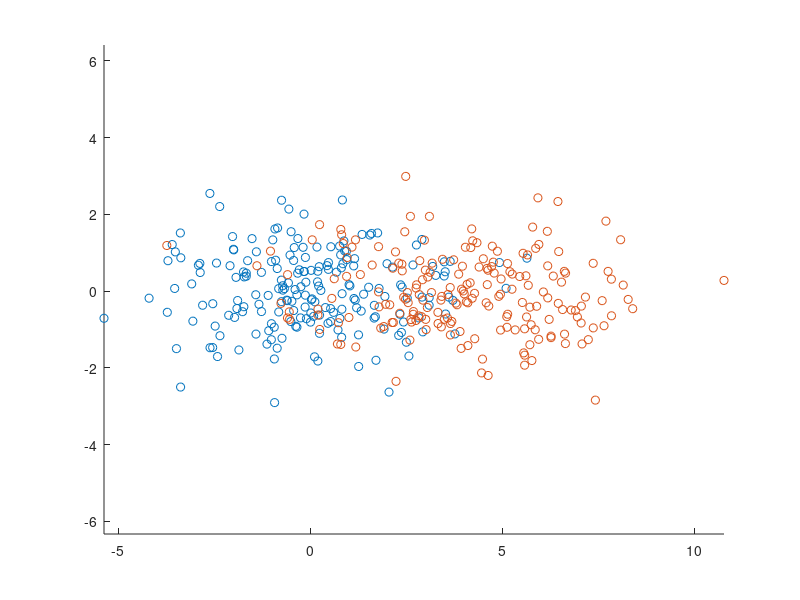

This figure's MATLAB source: (Note: this script raises an error after producing the figure.)
function test_snr()
addpath('/Users/gkour/drive/PhD/events_analysis/Neural Decoding')

test_distant_geometries_orthogonal_vs_parallel()
%test_overlapping_geometries()
%test_biased_geometries()

end


function test_distant_geometries_orthogonal_vs_parallel()
    
    cov(:,:,1) = [4, 0; 0, 1];
    cov(:,:,2) = [1, 0; 0, 4];
    
    for i=1:2
        samples_m1 = mvnrnd([0 ,0],cov(:,:,i),200);
        samples_m2 = mvnrnd([4 ,0],cov(:,:,i),200);

        figure;
        hold on;
        scatter(samples_m1(:,1),samples_m1(:,2))
        scatter(samples_m2(:,1),samples_m2(:,2))
        axis equal
        hold off;



        [geom1.centroid, geom1.R2, geom1.D, geom1.U, geom1.Ri, geom1.N] = extract_geometry(samples_m1);
        [geom2.centroid, geom2.R2, geom2.D, geom2.U, geom2.Ri, geom2.N] = extract_geometry(samples_m2);


        [snr,error_a] = SNR(geom1, geom2);
        arrayfun(error_a, 1:20)
    end
end


function test_overlapping_geometries()
    
    cov = [1, 0; 0, 4];
    samples_m1 = mvnrnd([0 ,0],cov,200);
    samples_m2 = mvnrnd([2 ,0],cov,200);
    
    figure;
    hold on;
    scatter(samples_m1(:,1),samples_m1(:,2))
    scatter(samples_m2(:,1),samples_m2(:,2))
    hold off;
    
    [geom1.centroid, geom1.R2, geom1.D, geom1.U, geom1.Ri, geom1.N] = extract_geometry(samples_m1);
    [geom2.centroid, geom2.R2, geom2.D, geom2.U, geom2.Ri, geom2.N] = extract_geometry(samples_m2);


    [snr,error_a] = SNR(geom1, geom2);
    arrayfun(error_a, 1:20)
end

function test_biased_geometries()
    
    cov = [1, 0; 0, 4];
    samples_m1 = mvnrnd([0 ,0],cov,200);
    samples_m2 = mvnrnd([4 ,0],2*cov,200);
    
    figure;
    hold on;
    scatter(samples_m1(:,1),samples_m1(:,2))
    scatter(samples_m2(:,1),samples_m2(:,2))
    hold off;
    
    [geom1.centroid, geom1.R2, geom1.D, geom1.U, geom1.Ri, geom1.N] = extract_geometry(samples_m1);
    [geom2.centroid, geom2.R2, geom2.D, geom2.U, geom2.Ri, geom2.N] = extract_geometry(samples_m2);


    [snr,error_a] = SNR(geom1, geom2);
    arrayfun(error_a, 1:20)
    
    [snr,error_b] = SNR(geom2, geom1);
    arrayfun(error_b, 1:20)
    
end
